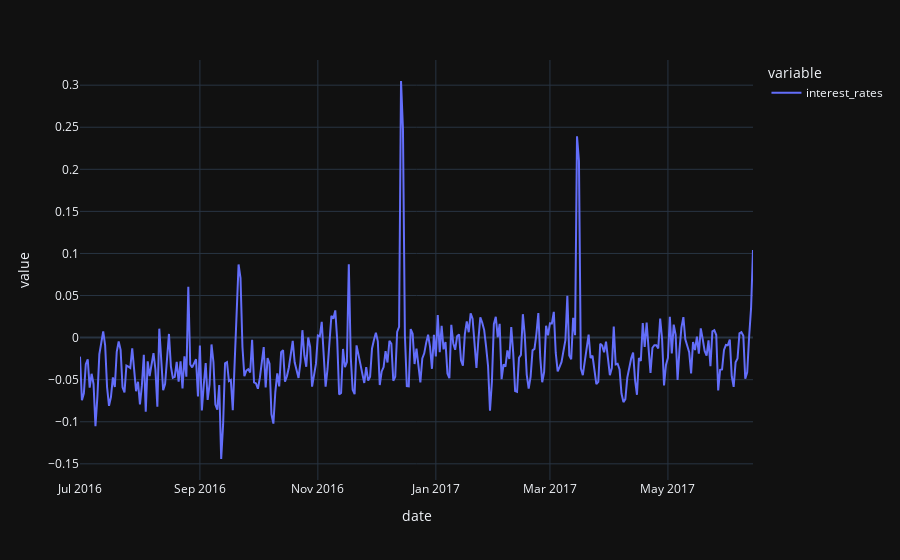

Here is the notebook cell this chart was saved with:
### Code cell
df_polarity.query("calculation == 'sentiment_score_mean'")["interest_rates"].plot()

### Figure 1 — Plotly figure (JSON) as saved in the notebook; plotly's stock layout.template omitted (floating-point values rounded to 4 significant figures; data arrays with more than 128 entries replaced by an {"elided": "..."} marker saying what was removed)
{"data": [{"hovertemplate": "variable=interest_rates<br>date=%{x}<br>value=%{y}<extra></extra>", "legendgroup": "interest_rates", "line": {"color": "#636efa", "dash": "solid"}, "marker": {"symbol": "circle"}, "mode": "lines", "name": "interest_rates", "orientation": "v", "showlegend": true, "type": "scatter", "x": {"elided": "348 str values"}, "xaxis": "x", "y": {"elided": "348 float values"}, "yaxis": "y"}], "layout": {"autosize": true, "legend": {"title": {"text": "variable"}, "tracegroupgap": 0}, "margin": {"t": 60}, "xaxis": {"anchor": "y", "autorange": true, "domain": [0, 1], "range": ["2016-07-01", "2017-06-14"], "title": {"text": "date"}, "type": "date"}, "yaxis": {"anchor": "x", "autorange": true, "domain": [0, 1], "range": [-0.1692, 0.3299], "title": {"text": "value"}, "type": "linear"}}}
